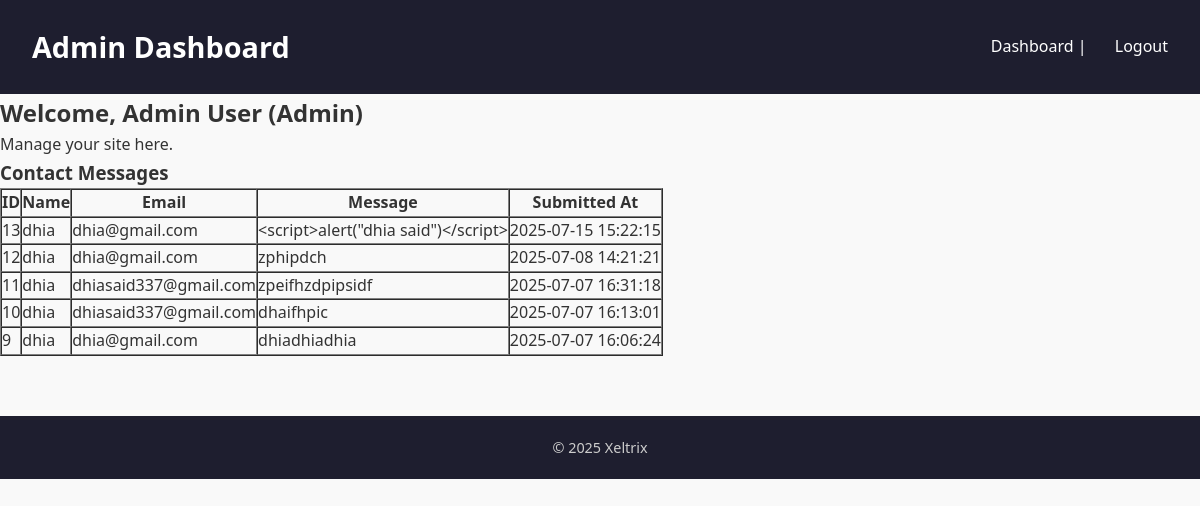
Screenshot of /admin_dashboard.php (signed in) with the database file from the repository.
### tables this page shows
CREATE TABLE `contacts` (
  `id` int(11) NOT NULL,
  `name` varchar(100) NOT NULL,
  `email` varchar(100) NOT NULL,
  `message` text NOT NULL,
  `submitted_at` timestamp NOT NULL DEFAULT current_timestamp()
);

### admin_dashboard.php (the view, shortened to what this page needs)
<!DOCTYPE html>
<html lang="en">
<head>
<link rel="stylesheet" href="style.css" />
</head>
<body>
  <header>
    <h1>Admin Dashboard</h1>
    <nav>
      <a href="admin_dashboard.php">Dashboard</a> |
      <a href="logout.php">Logout</a>
    </nav>
  </header>
  <main>
    <h2>Welcome, <?= htmlspecialchars($_SESSION['user_name']) ?> (Admin)</h2>
    <p>Manage your site here.</p>
    <h3>Contact Messages</h3>
    <?php
    include 'config.php';
    $result = $conn->query("SELECT id, name, email, message, submitted_at FROM contacts ORDER BY submitted_at DESC");
    if ($result->num_rows > 0) {
        echo "<table border='1' cellpadding='8' cellspacing='0'>";
        echo "<tr><th>ID</th><th>Name</th><th>Email</th><th>Message</th><th>Submitted At</th></tr>";
        while ($row = $result->fetch_assoc()) {
            echo "<tr>";
            echo "<td>". $row['id'] ."</td>";
            echo "<td>". htmlspecialchars($row['name']) ."</td>";
            echo "<td>". htmlspecialchars($row['email']) ."</td>";
            echo "<td>". nl2br(htmlspecialchars($row['message'])) ."</td>";
            echo "<td>". $row['submitted_at'] ."</td>";
            echo "</tr>";
        }
        echo "</table>";
    } else {
        echo "<p>No contact messages found.</p>";
    }
    ?>
  </main>
  <footer>
    <p>&copy; <?= date("Y") ?> Xeltrix</p>
  </footer>
</body>
</html>

### style.css (style rules this page uses)
* { margin: 0; padding: 0; box-sizing: border-box; }
body { font-family: 'Segoe UI', Tahoma, Geneva, Verdana, sans-serif; background-color: #f9f9f9; color: #333; line-height: 1.6; }
header { background-color: #1e1e2f; color: white; padding: 1.5rem 2rem; display: flex; justify-content: space-between; align-items: center; flex-wrap: wrap; }
header h1 { font-size: 1.8rem; }
nav a { color: white; margin-left: 1.5rem; text-decoration: none; font-weight: 500; }
footer { background-color: #1e1e2f; color: #ccc; text-align: center; padding: 20px; font-size: 0.9rem; margin-top: 60px; }

### rows the page displays
contacts: id "13", name "dhia", email "dhia@gmail.com", message "<script>alert(\"dhia said\")</script>", submitted_at "2025-07-15 15:22:15"
contacts: id "12", name "dhia", email "dhia@gmail.com", message "zphipdch", submitted_at "2025-07-08 14:21:21"
contacts: id "11", name "dhia", email "dhiasaid337@gmail.com", message "zpeifhzdpipsidf", submitted_at "2025-07-07 16:31:18"
contacts: id "10", name "dhia", email "dhiasaid337@gmail.com", message "dhaifhpic", submitted_at "2025-07-07 16:13:01"
contacts: id "9", name "dhia", email "dhia@gmail.com", message "dhiadhiadhia", submitted_at "2025-07-07 16:06:24"

### other values shown
$_SESSION['user_name'] "Admin User"
